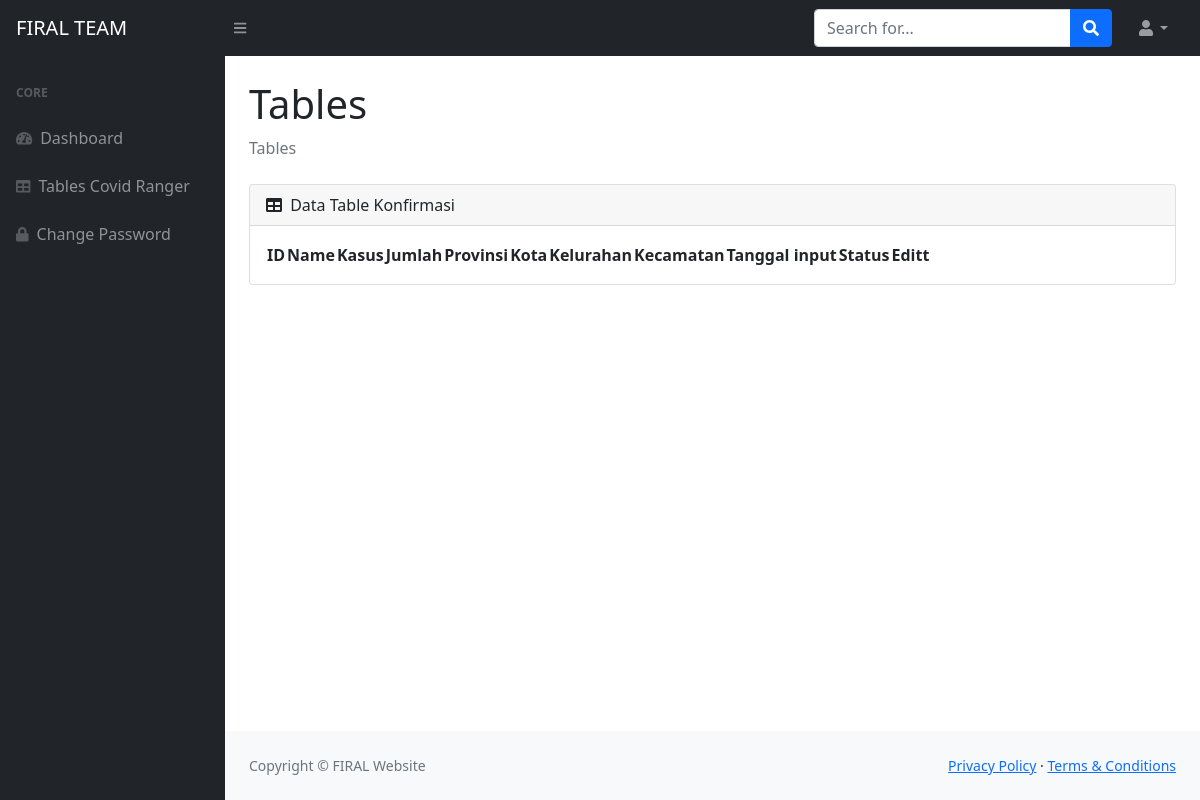
Page /tables.php (signed in) on the earlier database version.
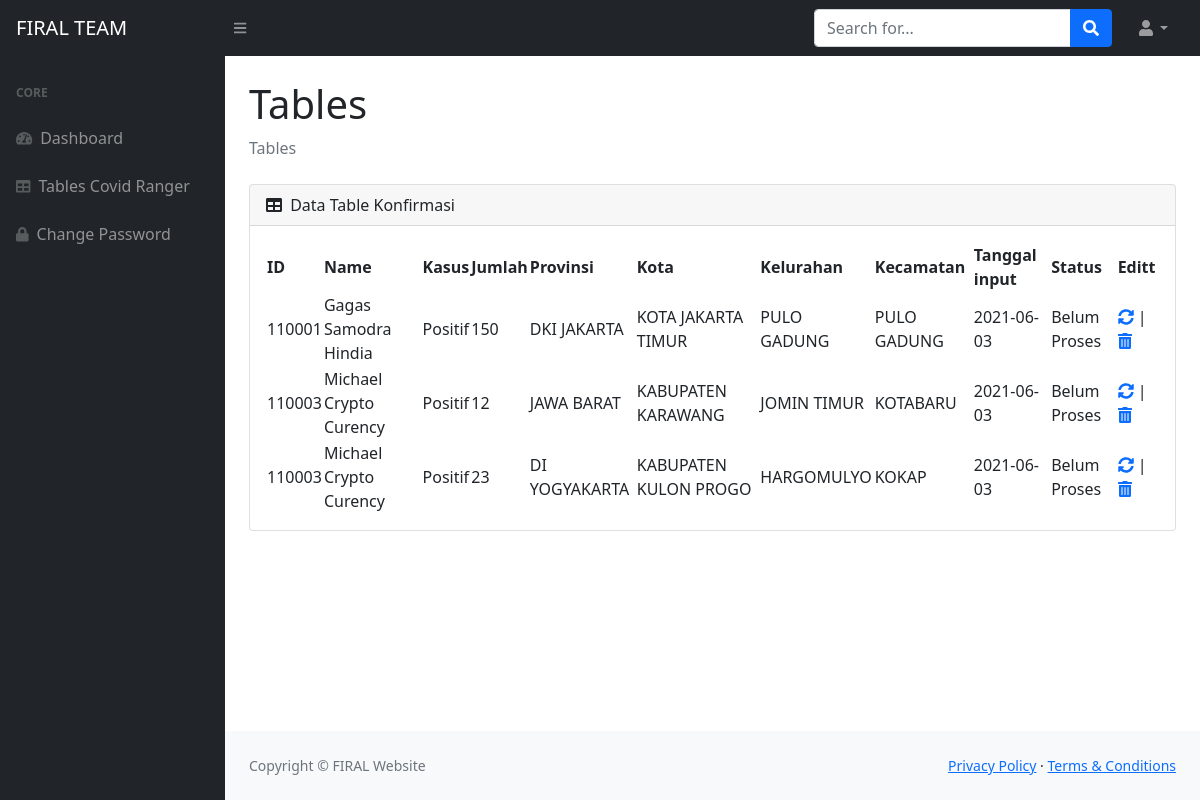
Same page on the later database version.
### tables this page shows
CREATE TABLE `data_covid` (
  `id` int(11) NOT NULL,
  `id_covid_ranger` varchar(50) NOT NULL,
  `nama` varchar(50) NOT NULL,
  `kasus` varchar(50) NOT NULL,
  `jumlah_kasus` int(11) NOT NULL,
  `provinsi` varchar(50) NOT NULL,
  `kota` varchar(50) NOT NULL,
  `kelurahan` varchar(50) NOT NULL,
  `kecamatan` varchar(50) NOT NULL,
  `tanggal_masuk` varchar(10) NOT NULL,
  `status` varchar(50) NOT NULL
);

### tables.php (the view, shortened to what this page needs)
<?php
    require_once 'config.php';
     $result = mysqli_query($con, "SELECT * FROM data_covid WHERE status = 'Belum Proses' ORDER BY id DESC");
 ?>
<!DOCTYPE html>
<html lang="en">
    <head>
        <link href="https://cdn.jsdelivr.net/npm/simple-datatables@latest/dist/style.css" rel="stylesheet" />
        <link href="https://cdn.jsdelivr.net/npm/bootstrap@5.0.1/dist/css/bootstrap.min.css" rel="stylesheet">
        <link href="css/styles.css" rel="stylesheet" />
    </head>
    <body class="sb-nav-fixed">
        <nav class="sb-topnav navbar navbar-expand navbar-dark bg-dark">
            <a class="navbar-brand ps-3" href="admin.php">FIRAL TEAM</a>
            <button class="btn btn-link btn-sm order-1 order-lg-0 me-4 me-lg-0" id="sidebarToggle" href="#!"><i class="fas fa-bars"></i></button>
            <form class="d-none d-md-inline-block form-inline ms-auto me-0 me-md-3 my-2 my-md-0">
                <div class="input-group">
                    <input class="form-control" type="text" placeholder="Search for..." aria-label="Search for..." aria-describedby="btnNavbarSearch" />
                    <button class="btn btn-primary" id="btnNavbarSearch" type="button"><i class="fas fa-search"></i></button>
                </div>
            </form>
            <ul class="navbar-nav ms-auto ms-md-0 me-3 me-lg-4">
                <li class="nav-item dropdown">
                    <a class="nav-link dropdown-toggle" id="navbarDropdown" href="#" role="button" data-bs-toggle="dropdown" aria-expanded="false"><i class="fas fa-user fa-fw"></i></a>
                </li>
            </ul>
        </nav>
        <div id="layoutSidenav">
            <div id="layoutSidenav_nav">
                <nav class="sb-sidenav accordion sb-sidenav-dark" id="sidenavAccordion">
                    <div class="sb-sidenav-menu">
                        <div class="nav">
                            <div class="sb-sidenav-menu-heading">Core</div>
                            <a class="nav-link" href="admin.php">
                                <div class="sb-nav-link-icon"><i class="fas fa-tachometer-alt"></i></div>
                                Dashboard
                            </a>
                            <a class="nav-link" href="tables.php">
                                <div class="sb-nav-link-icon"><i class="fas fa-table"></i></div>
                                Tables Covid Ranger
                            </a>
                            <a class="nav-link" href="#">
                                <div class="sb-nav-link-icon"><i class="fas fa-lock"></i></div>
                                Change Password
                            </a>
                        </div>
                    </div>
                </nav>
            </div>
            <div id="layoutSidenav_content">
                <main>
                    <div class="container-fluid px-4">
                        <h1 class="mt-4">Tables</h1>
                        <ol class="breadcrumb mb-4">
                            <li class="breadcrumb-item active">Tables</li>
                        </ol>
                        <div class="card mb-4">
                            <div class="card-header">
                                <i class="fas fa-table me-1"></i>
                                Data Table Konfirmasi
                            </div>
                            <div class="card-body">
                                <table id="datatablesSimple">
                                    <thead>
                                        <tr>
                                            <th>ID</th>
                                            <th>Name</th>
                                            <th>Kasus</th>
                                            <th>Jumlah</th>
                                            <th>Provinsi</th>
                                            <th>Kota</th>
                                            <th>Kelurahan</th>
                                            <th>Kecamatan</th>
                                            <th>Tanggal input</th>
                                            <th>Status</th>
                                            <th>Editt</th>
                                        </tr>
                                    </thead>
                                    <tbody>
                                        <?php foreach($result as $row) : ?>
                                            <tr>
                                                <td><?= $row["id_covid_ranger"] ?></td>
                                                <td><?= $row["nama"] ?></td>
                                                <td><?= $row["kasus"] ?></td>
                                                <td><?= $row["jumlah_kasus"] ?></td>
                                                <td><?= $row["provinsi"] ?></td>
                                                <td><?= $row["kota"] ?></td>
                                                <td><?= $row["kelurahan"] ?></td>
                                                <td><?= $row["kecamatan"] ?></td>
                                                <td><?= $row["tanggal_masuk"] ?></td>
                                                <td><?= $row["status"] ?></td>
                                                <td><a href="" title="update"><i class="fas fa-sync-alt"></i></a> | <a href="" title="delete"><i class="fas fa-trash-alt"></i></a></td>
                                        </tr>
                                        <?php endforeach; ?>
                                    </tbody>
                                </table>
                            </div>
                        </div>
                    </div>
                </main>
                <footer class="py-4 bg-light mt-auto">
                    <div class="container-fluid px-4">
                        <div class="d-flex align-items-center justify-content-between small">
                            <div class="text-muted">Copyright &copy; FIRAL Website </div>
                            <div>
                                <a href="#">Privacy Policy</a>
                                &middot;
                                <a href="#">Terms &amp; Conditions</a>
                            </div>
                        </div>
                    </div>
                </footer>
            </div>
        </div>
    </body>
</html>
<td class="smallText" align="right" style="white-space:nowrap;">
    <a onclick="
                                            title="Delete this form instance" class="btn btn-danger" href="javascript:__doPostBack('ctl08$ctl06$stMain$ctl28$dgForms$ctl05$ctl04','')"><i class="fa fa-trash"></i></a></td>

Differences in the rows shown:
added data_covid: id_covid_ranger "110001", nama "Gagas Samodra Hindia", kasus "Positif", jumlah_kasus "150", provinsi "DKI JAKARTA", kota "KOTA JAKARTA TIMUR", kelurahan "PULO GADUNG", kecamatan "PULO GADUNG", tanggal_masuk "2021-06-03", status "Belum Proses"
added data_covid: id_covid_ranger "110003", nama "Michael Crypto Curency", kasus "Positif", jumlah_kasus "12", provinsi "JAWA BARAT", kota "KABUPATEN KARAWANG", kelurahan "JOMIN TIMUR", kecamatan "KOTABARU", tanggal_masuk "2021-06-03", status "Belum Proses"
added data_covid: id_covid_ranger "110003", nama "Michael Crypto Curency", kasus "Positif", jumlah_kasus "23", provinsi "DI YOGYAKARTA", kota "KABUPATEN KULON PROGO", kelurahan "HARGOMULYO", kecamatan "KOKAP", tanggal_masuk "2021-06-03", status "Belum Proses"
